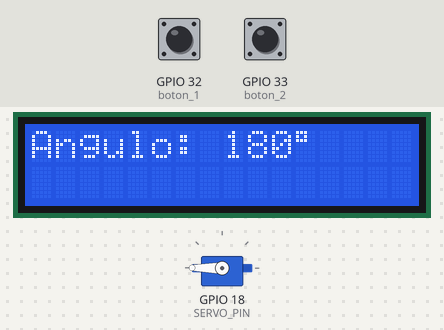
The program below on a simulated ESP32. Shown: 16×2 character LCD, servo. The inputs (shaded band) are chosen by the test bench; at power-on: GPIO 33 (boton_2) HIGH, GPIO 32 (boton_1) HIGH. What the program prints to the serial monitor is not drawn.

Above: at 1.2 s.
1.3 s: GPIO 33 (boton_2) pulled LOW for 1 s
At 3.5 s:
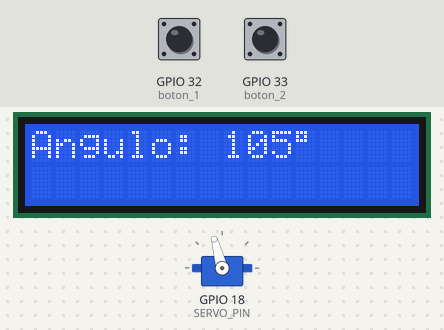
3.8 s: GPIO 33 (boton_2) pulled LOW for 0.15 s
At 5.1 s:
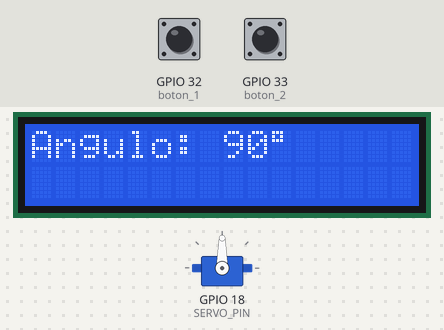
5.5 s: GPIO 33 (boton_2) pulled LOW for 0.15 s
At 6.3 s:
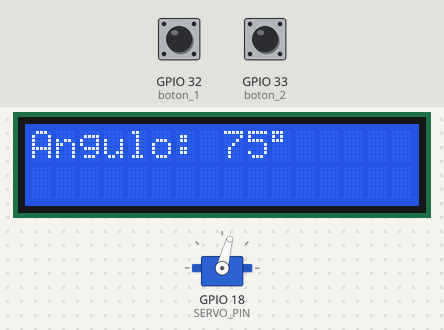
7.2 s: GPIO 33 (boton_2) pulled LOW for 3.2 s
At 9.0 s:
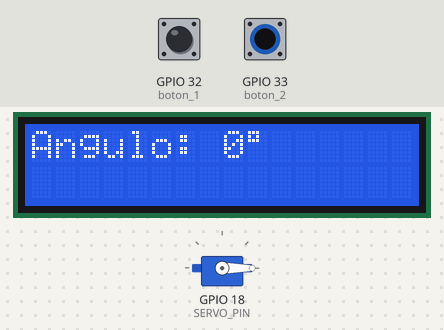
11.9 s: GPIO 32 (boton_1) pulled LOW for 3.2 s
At 12.43 s:
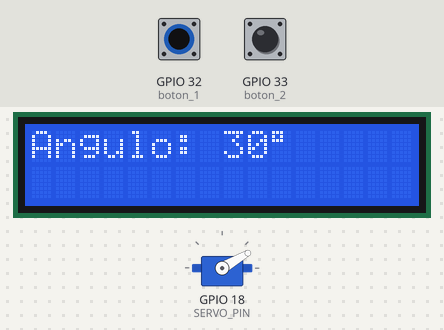
Timing chart, 0 to 16.0 s (numbered marks = the images above; inputs shaded):
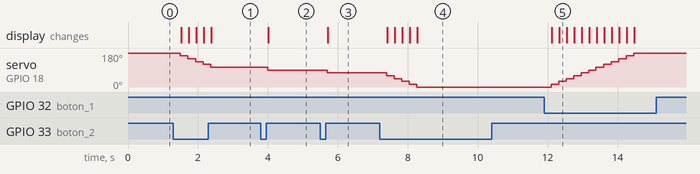

Measured:
- after the input at 1.3 s, servo on GPIO 18 (SERVO_PIN): moves from 180° to 105° over 0.86 s, starting after 0.20 s; the display: first changes after 0.22 s (image 1 shows a later state)
- after the input at 3.8 s, servo on GPIO 18 (SERVO_PIN): 105° → 90° after 0.20 s; the display: changes after 0.21 s (image 2)
- after the input at 5.5 s, servo on GPIO 18 (SERVO_PIN): 90° → 75° after 0.20 s; the display: changes after 0.21 s (image 3)
- after the input at 7.2 s, servo on GPIO 18 (SERVO_PIN): moves from 75° to 0° over 0.86 s, starting after 0.20 s; the display: first changes after 0.21 s (image 4 shows a later state)
- after the input at 11.9 s, servo on GPIO 18 (SERVO_PIN): moves from 0° to 180° over 2.4 s, starting after 0.20 s; the display: first changes after 0.21 s (image 5 shows a later state)

The program:

main.cpp
```cpp
#include <Arduino.h>
#include <Wire.h>
#include <ESP32Servo.h>
#include <LiquidCrystal_I2C.h>

Servo servo;

#define SERVO_PIN 18
#define boton_1 32   // Botón para aumentar el ángulo
#define boton_2 33   // Botón para disminuir el ángulo

// Evalúa verdadero cuando el botón se presiona (conecta a GND)
#define PRESSED(x) (digitalRead(x) == LOW)

LiquidCrystal_I2C lcd(0x27, 16, 2);

int angulo = 180; // Variable que guarda los grados actuales (0 a 180)

void setup() {
    Serial.begin(115200);

    // Configuración de botones con resistencia pull-up interna
    pinMode(boton_1, INPUT_PULLUP);
    pinMode(boton_2, INPUT_PULLUP);

    // Inicializar Pantalla LCD
    lcd.init();
    lcd.backlight();

    // Inicializar Servo
    servo.attach(SERVO_PIN);
    servo.write(angulo);

    // Mostrar estado inicial en el LCD
    lcd.setCursor(0, 0);
    lcd.print("Angulo: ");
    lcd.print(angulo);
    lcd.print((char)223); // Símbolo °
}

void loop() {
    bool seMovio = false;

    // Botón 1: Incrementar ángulo
    if (PRESSED(boton_1)) {
        if (angulo < 180) {
            angulo += 15; // Incrementa de 15 en 15 grados (puedes cambiarlo a 1, 5, 10...)
            if (angulo > 180) angulo = 180;
            seMovio = true;
        }
        delay(200); // Pausa para evitar que tome múltiples pulsaciones seguidas
    }

    // Botón 2: Decrementar ángulo
    if (PRESSED(boton_2)) {
        if (angulo > 0) {
            angulo -= 15; // Decrementa de 15 en 15 grados
            if (angulo < 0) angulo = 0;
            seMovio = true;
        }
        delay(200); // Pausa anti-rebote
    }

    // Si cambió el ángulo, actualizamos el Servo y el LCD
    if (seMovio) {
        servo.write(angulo);

        lcd.clear();
        lcd.setCursor(0, 0);
        lcd.print("Angulo: ");
        lcd.print(angulo);
        lcd.print((char)223); // Símbolo °

        Serial.print("Angulo actual: ");
        Serial.println(angulo);
    }
}
```
